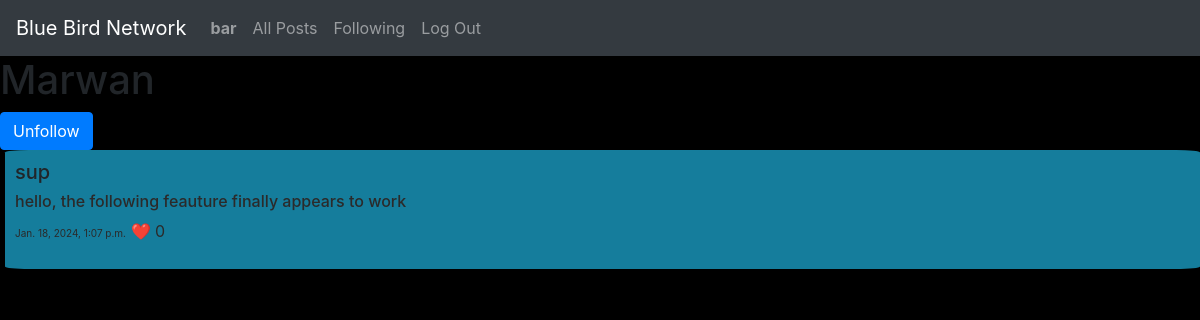
The app's page /smprofilefollowing/Marwan/ (signed in) with its own data.
### network/models.py (models this page shows, shortened)
class User(AbstractUser):
    pass

class Tweet(models.Model):
    user = models.ForeignKey(User, on_delete=models.CASCADE, related_name= "user1")
    title = models.CharField(max_length=64)
    content = models.TextField()
    timestamp = models.DateTimeField(auto_now_add=True)
    likes = models.IntegerField(default = 0)

### network/views.py (the view)
# urls.py: path("smprofilefollowing/<str:username>/", views.smprofilefollowing, name = "smprofilefollowing"),
def smprofilefollowing(request, username):
    pageNumber = int(request.GET.get('page', 1))
    nextPageUrl = '?page=' + str(pageNumber + 1)
    lastPageUrl = '?page=' + str(pageNumber - 1) if pageNumber > 1 else ""
    displacementAmount = (pageNumber - 1) * 10
    user_logged_in = request.user
    user2unfollow = User.objects.get(username=username)
    followstatus, created = FS.objects.get_or_create(follower=user_logged_in, following=user2unfollow)
    selected_users_old_posts = Tweet.objects.filter(user__username=username).order_by("-timestamp")[displacementAmount:displacementAmount+10]
    morePosts = Tweet.objects.filter(user__username=username).order_by("-timestamp")[displacementAmount+10:displacementAmount+20].exists()
    return render(request, "network/smprofilefollowing.html", {"selected_users_old_posts": selected_users_old_posts, "username": username, 'nextPageUrl': nextPageUrl , 'lastPageUrl': lastPageUrl, "more_posts":morePosts})

### network/templates/network/smprofilefollowing.html (shortened to what this page needs)
{% extends "network/layout.html" %}
{% block body %}
    <h1>{{ username }} {{ followstatus }}</h1>
    {% if username != request.user.username and user.is_authenticated %}
        <a type="button" href="{% url 'smprofile' username=username %}" class="btn btn-primary" followstatus = "{{ followstatus }}" id ="follow_button" >Unfollow</a>
    {% endif %}
    {% for post in selected_users_old_posts %}
        <div id = "old_posts">
            <h5>{{ post.title }}</h5>
            <h6 style="color:rgb(43, 42, 42);">{{ post.content }}</h6>
            <p style=" color:rgb(43, 42, 42);"><span style = "font-size: x-small;">{{ post.timestamp }}</span> ❤️ <span>{{ post.likes }}</span></p>
        </div>
    {% endfor %}
{% endblock %}

### network/templates/network/layout.html (shortened to what this page needs)
{% load static %}
<!DOCTYPE html>
<html lang="en">
    <head>
        <link rel="stylesheet" href="https://stackpath.bootstrapcdn.com/bootstrap/4.4.1/css/bootstrap.min.css">
        <link href="{% static 'network/styles.css' %}" rel="stylesheet">
    </head>
    <body>
        <nav class="navbar navbar-expand-lg navbar-dark bg-dark">
            <a class="navbar-brand" href="{% url 'index' %}">Blue Bird Network</a>
            <div>
              <ul class="navbar-nav mr-auto">
                {% if user.is_authenticated %}
                    <li class="nav-item">
                        <a class="nav-link" href="{% url 'smprofile' username=user.username %}"><strong>{{ user.username }}</strong></a>
                    </li>
                {% endif %}
                <li class="nav-item">
                  <a class="nav-link" href="{% url 'index' %}">All Posts</a>
                </li>
                {% if user.is_authenticated %}
                    <li class="nav-item">
                        <a class="nav-link" href="{% url 'followingpage' %}">Following</a>
                    </li>
                    <li class="nav-item">
                        <a class="nav-link" href="{% url 'logout' %}">Log Out</a>
                    </li>
                {% endif %}
              </ul>
            </div>
          </nav>
        <div class="body">
            {% block body %}
            {% endblock %}
        </div>
    </body>
</html>

### network/static/network/styles.css (style rules this page uses)
#old_posts { background-color: #157d9c; padding: 10px; margin-bottom: 10px; animation-name: hide; animation-duration: 2s; animation-fill-mode: forwards; animation-play-state: paused; border-radius: 2%; margin-left: 5px; }
body { background-color: black; }

### records on screen
User: username "bar"
User: username "Marwan"
Tweet: title "sup", content "hello, the following feauture finally appears to work", timestamp "Jan. 18, 2024, 1:07 p.m.", likes "0"
